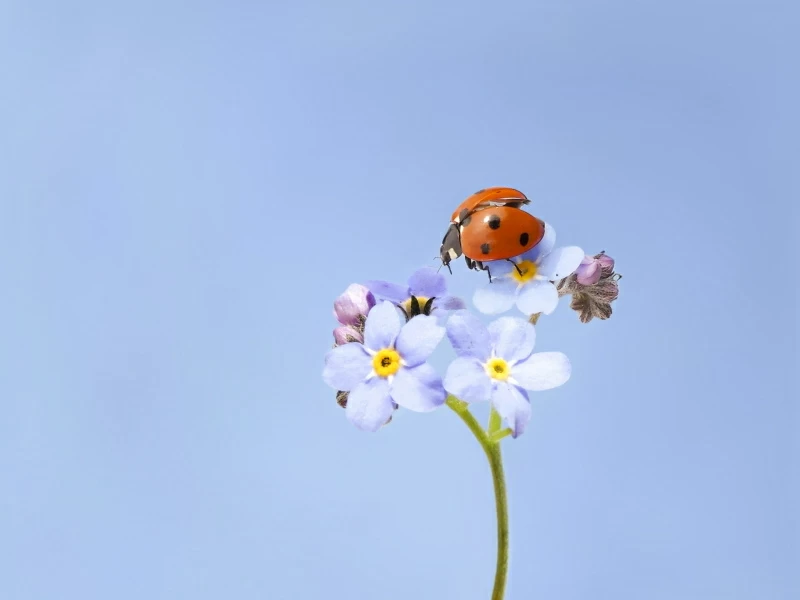
#> input picture data/lab1_10.webp, 800 x 600 px
$ jupyter execute MK_lab2_Gabriel-Siwiec.ipynb
#> lines starting #> are read from the running program, lines starting #| are printed output that depends on the picture
[cell 1]
import numpy as np
import matplotlib.pyplot as plt
from PIL import Image

img = Image.open("./data/lab1_10.webp" ).convert("RGB")
#> img is the input picture: PIL image 800x600 RGB; mean R, G, B 168.7, 190.6, 228.9
arr = np.asarray(img).astype(np.float64)

X = (0.2126*arr[:,:,0] + 0.7152*arr[:,:,1] + 0.0722*arr[:,:,2]) / 255.0
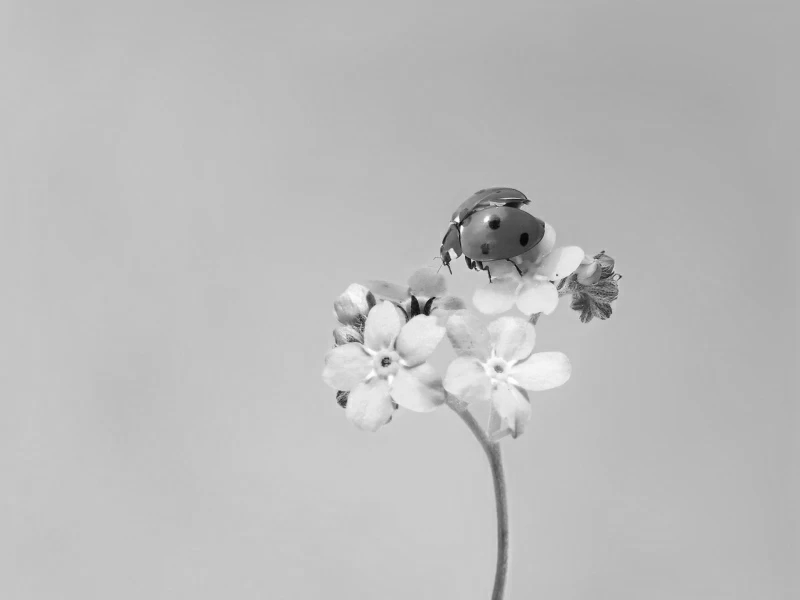
#> X: shape (600, 800) float64; min 0.0265, max 1, mean 0.74
n, m = X.shape
#> n = 600; m = 800
print("X shape:", X.shape)
#| X shape: (600, 800)

U, s, VT = np.linalg.svd(X, full_matrices=False)
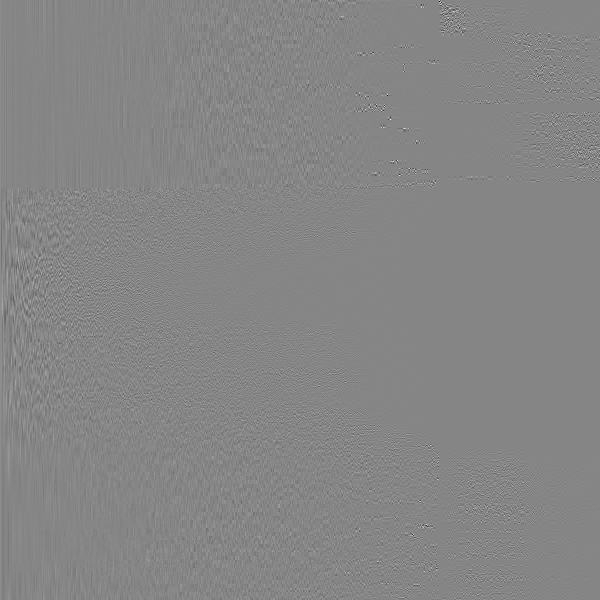
#> U: shape (600, 600) float64; min -0.812, max 0.733, mean 6.89e-05; drawn with min black and max white
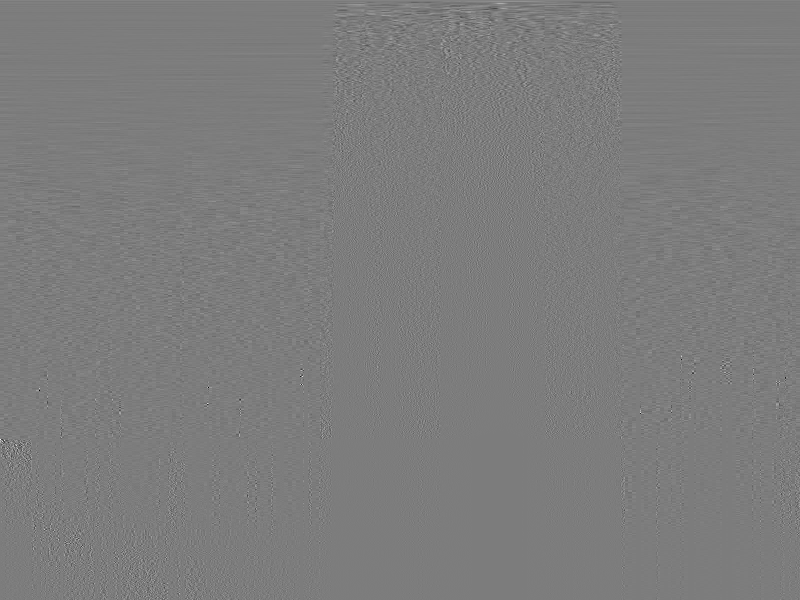
#> VT: shape (600, 800) float64; min -0.743, max 0.773, mean 6.09e-05; drawn with min black and max white
#> s = 600 values, max 513.4 at index 0, min 5.13e-14 at index 440, mean 1.28
s2 = s**2
#> s2 = 600 values, max 263566.5 at index 0, min 2.63e-27 at index 440, mean 442.1

V = VT.T
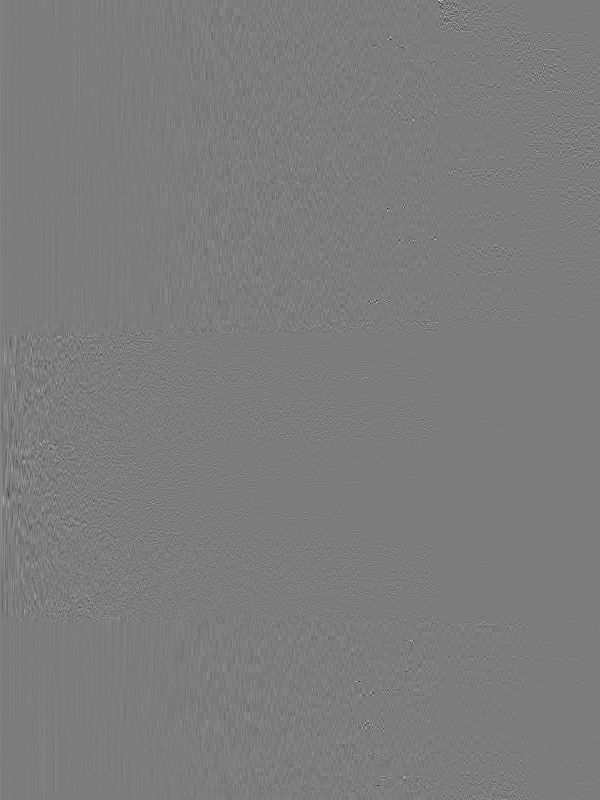
#> V: shape (800, 600) float64; min -0.743, max 0.773, mean 6.09e-05; drawn with min black and max white
C_kol = (V * s2) @ V.T
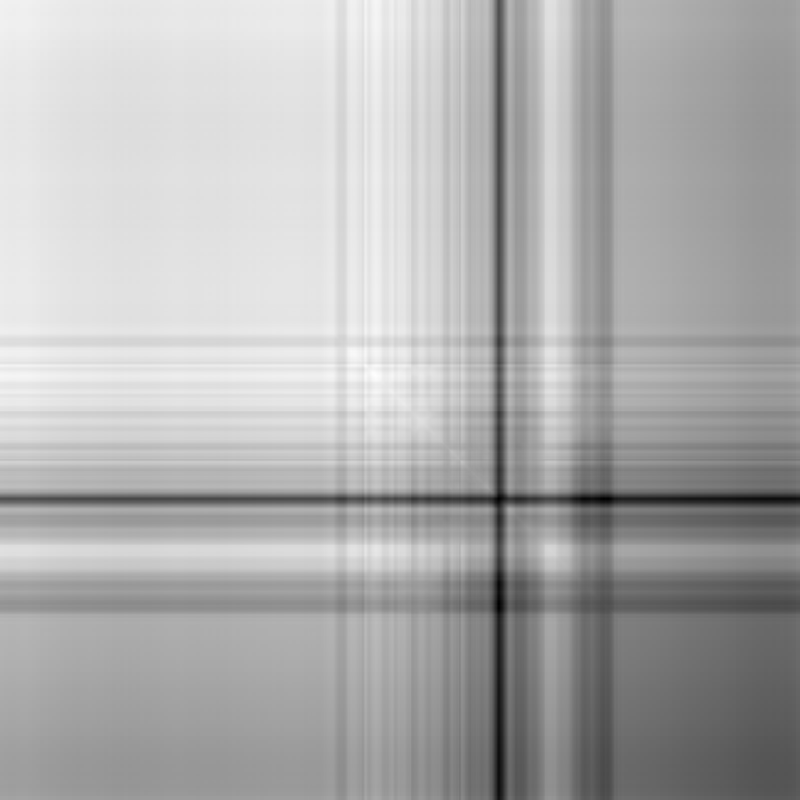
#> C_kol: shape (800, 800) float64; min 255.5, max 362.6, mean 328.9; drawn with min black and max white
C_wiersz = (U * s2) @ U.T
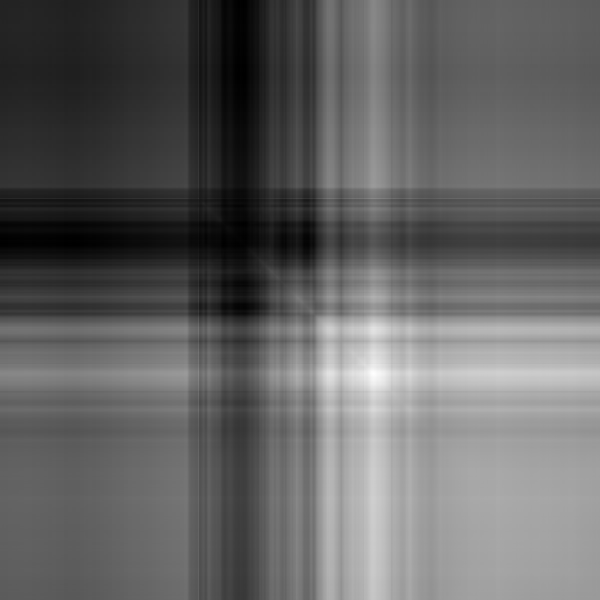
#> C_wiersz: shape (600, 600) float64; min 396.2, max 505.3, mean 438.8; drawn with min black and max white

def normalize_corr(C):
    d = np.sqrt(np.clip(np.diag(C), 1e-12, None))
#> d = 800 values, max 19.04 at index 375, min 15.99 at index 498, mean 18.2
    return C / (d[:,None] * d[None,:])
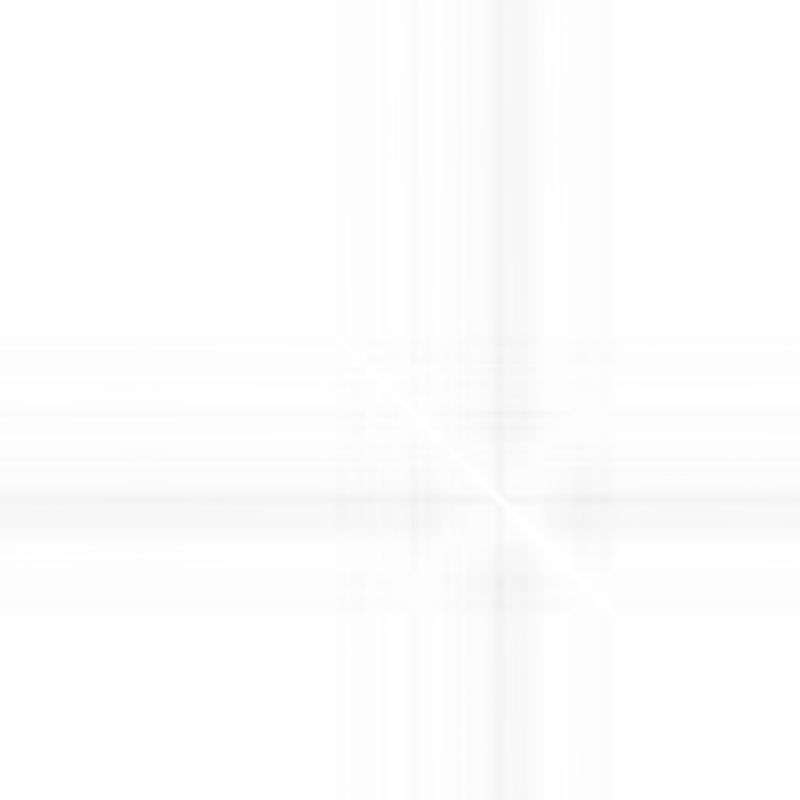
#> returned value: shape (800, 800) float64; min 0.936, max 1, mean 0.993

C_kol_norm = normalize_corr(C_kol)
C_wiersz_norm = normalize_corr(C_wiersz)

fig, ax = plt.subplots(1, 3, figsize=(18, 5))

ax[0].imshow(X, cmap="gray")
ax[0].set_title("Obraz jako macierz X (skala szarości)")
ax[0].axis("off")

im1 = ax[1].imshow(C_kol_norm, aspect="auto")
ax[1].set_title("Macierz korelacji kolumn: corr(X^T X)")
ax[1].set_xlabel("kolumna j")
ax[1].set_ylabel("kolumna i")
plt.colorbar(im1, ax=ax[1], fraction=0.046, pad=0.04)

im2 = ax[2].imshow(C_wiersz_norm, aspect="auto")
ax[2].set_title("Macierz korelacji wierszy: corr(XX^T)")
ax[2].set_xlabel("wiersz j")
ax[2].set_ylabel("wiersz i")
plt.colorbar(im2, ax=ax[2], fraction=0.046, pad=0.04)

plt.tight_layout()
plt.show()
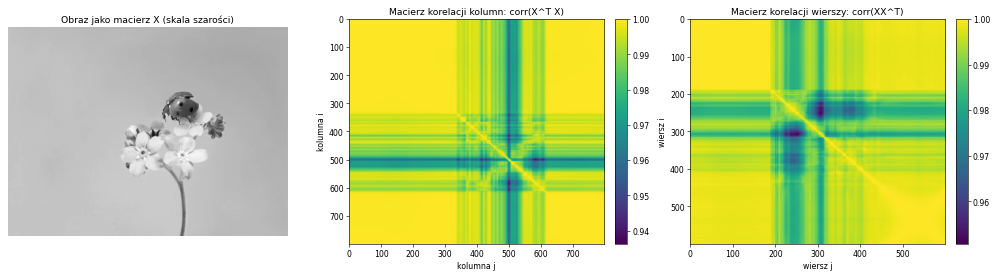
#> figure drawn by matplotlib, 5 panels
